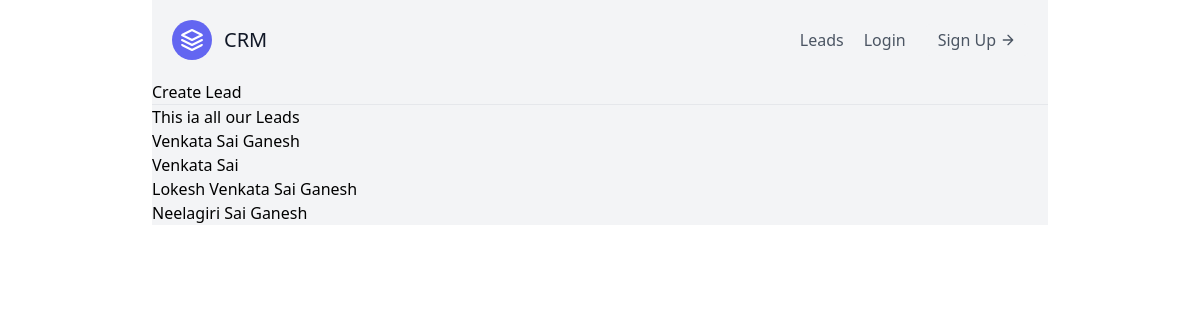
Screenshot of /leads/ with the database file from the repository.
### leads/models.py (models this page shows, shortened)
class LEAD(models.Model):
    first_name = models.CharField(max_length=20)
    last_name = models.CharField(max_length=20)
    age = models.IntegerField(default=0)
    agent = models.ForeignKey("Agent", on_delete=models.CASCADE)

### leads/views.py (the view)
# urls.py: path('', leads_list, name="lead-list"),
def leads_list(request):
    leads = LEAD.objects.all()
    context = {
        'leads': leads
    }
    return render(request, 'leads/leads_list.html', context=context)

### templates/leads/leads_list.html
{% extends "base.html" %}
{% block content %}
    <a href="{% url 'leads:create-lead' %}"><h3>Create Lead</h3></a>
    <hr />
    <h1>This ia all our Leads</h1>
    <ul>
        {% for lead in leads%}
       <div class="lead">
        <a href="{% url 'leads:lead-details' lead.pk %}">{{ lead.first_name }} {{ lead.last_name }}</a>
       </div>
        {% endfor %}
    </ul>
    {% endblock content %}

### rows the page displays
LEAD: first_name "Venkata Sai", last_name "Ganesh"
LEAD: first_name "Venkata", last_name "Sai"
LEAD: first_name "Lokesh Venkata", last_name "Sai Ganesh"
LEAD: first_name "Neelagiri", last_name "Sai Ganesh"
